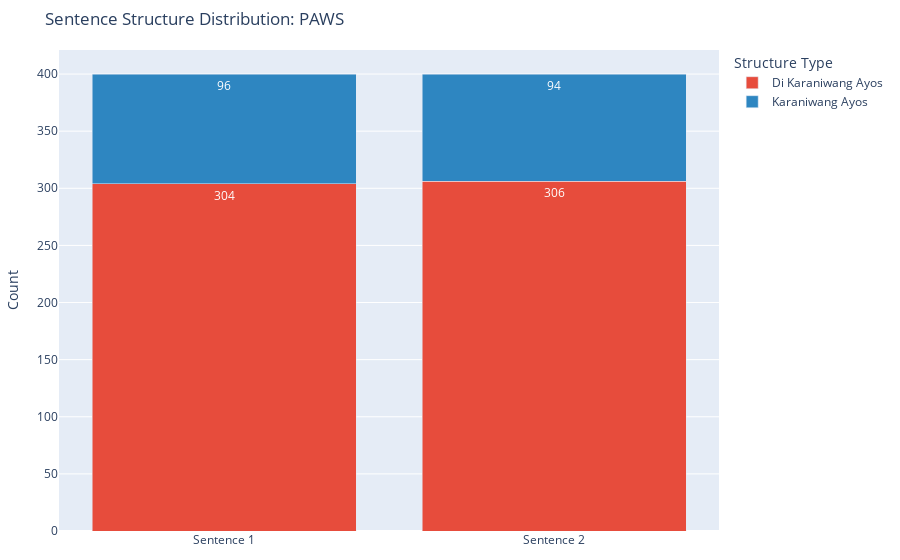

Notebook code for this chart:
### Code cell
bing_charts['paws'].show()

### Figure 1 — Plotly figure (JSON) as saved in the notebook; plotly's stock layout.template omitted (floating-point values rounded to 4 significant figures)
{"data": [{"hovertemplate": "Category=Di Karaniwang Ayos<br>Segment=%{x}<br>Count=%{y}<extra></extra>", "legendgroup": "Di Karaniwang Ayos", "marker": {"color": "#E74C3C", "pattern": {"shape": ""}}, "name": "Di Karaniwang Ayos", "orientation": "v", "showlegend": true, "textposition": "auto", "texttemplate": "%{y}", "type": "bar", "x": ["Sentence 1", "Sentence 2"], "xaxis": "x", "y": [304, 306], "yaxis": "y"}, {"hovertemplate": "Category=Karaniwang Ayos<br>Segment=%{x}<br>Count=%{y}<extra></extra>", "legendgroup": "Karaniwang Ayos", "marker": {"color": "#2E86C1", "pattern": {"shape": ""}}, "name": "Karaniwang Ayos", "orientation": "v", "showlegend": true, "textposition": "auto", "texttemplate": "%{y}", "type": "bar", "x": ["Sentence 1", "Sentence 2"], "xaxis": "x", "y": [96, 94], "yaxis": "y"}], "layout": {"autosize": true, "barmode": "stack", "legend": {"title": {"text": "Structure Type"}, "tracegroupgap": 0}, "margin": {"b": 20, "l": 20, "r": 20, "t": 50}, "title": {"text": "Sentence Structure Distribution: PAWS"}, "xaxis": {"anchor": "y", "domain": [0, 1], "title": {}}, "yaxis": {"anchor": "x", "domain": [0, 1], "title": {"text": "Count"}}}}
